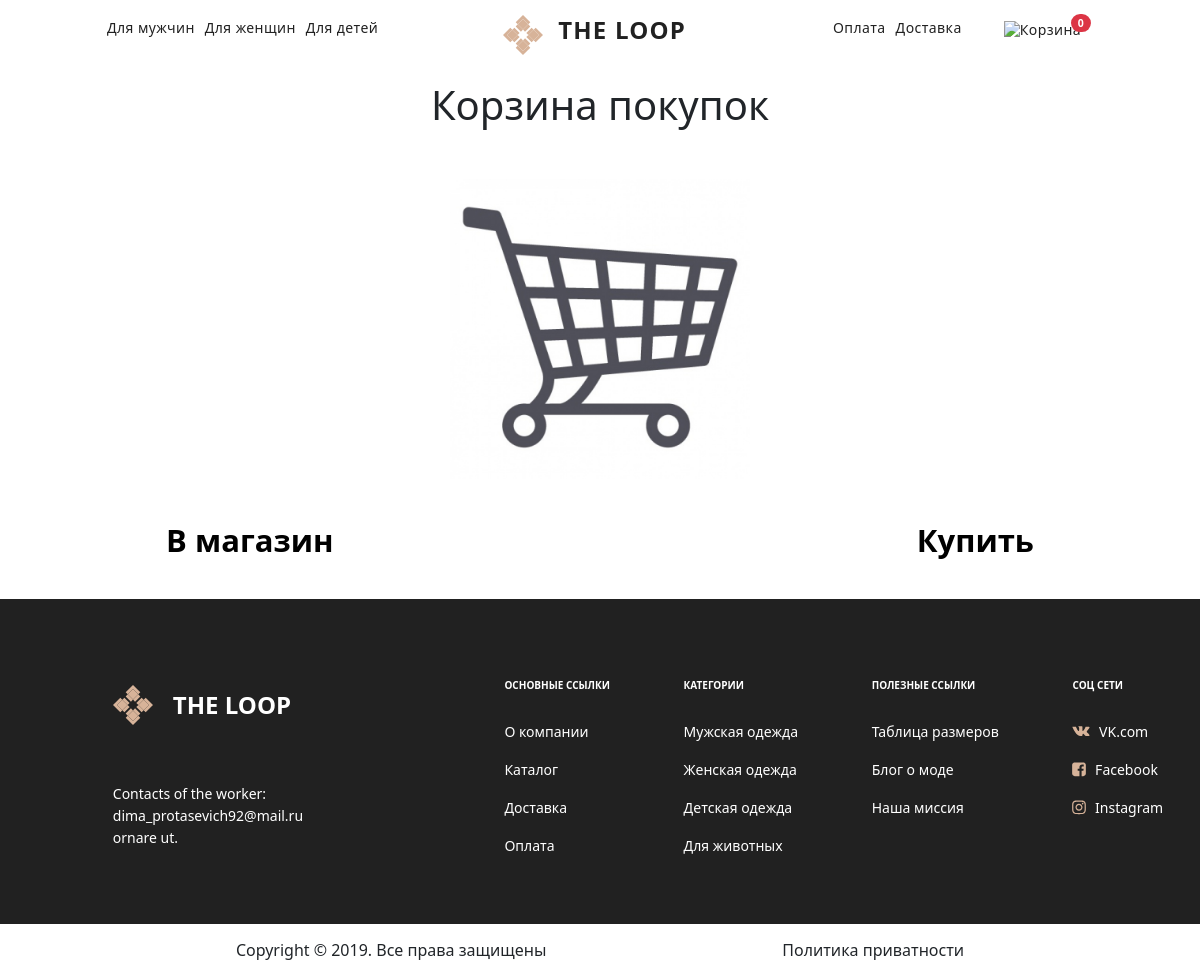
Page /cart/ on the committed database.
### loop/models.py (models this page shows, shortened)
class Category(models.Model):
    name = models.CharField(max_length=50, verbose_name='Категория')
    class Meta:
        verbose_name = 'Категория'
        verbose_name_plural = 'Категории'

### cart/views.py (the view)
# urls.py: path('', views.cart_detail, name='cart_detail'),
def cart_detail(request):
    cart = Cart(request)
    category = Category.objects.all()
    for item in cart:
        item['update_quantity_form'] = CartAddProductForm(initial={'quantity': item['quantity'],
                                                                   'update': True})
    return render(request, 'cart/detail.html', {'cart': cart, 'category': category})

### cart/cart.py (called while the page is built)
    def __iter__(self):
        product_ids = self.cart.keys()
        products = Product.objects.filter(id__in=product_ids)
        for product in products:
            self.cart[str(product.id)]['product'] = product
        for item in self.cart.values():
            item['price'] = Decimal(item['price'])
            item['total_price'] = item['price'] * item['quantity']
            yield item

    def sum_product(self):
        return sum(item['quantity'] for item in self.cart.values())

    def get_total_price(self):
        return sum(Decimal(item['price']) * item['quantity'] for item in self.cart.values())

### cart/context_processors.py (called while the page is built)
def cart(request):
    return {'cart': Cart(request)}

### cart/templates/cart/detail.html (shortened to what this page needs)
{% extends 'layout/basic.html' %}
{% load static %}
{% block content %}
<h1 class="top_category">Корзина покупок</h1>
{% if  cart.get_total_price != 0 %}
<table class="cart">
    <thead>
    <tr>
        <th>Изображение</th>
        <th>Товар</th>
        <th>Количество</th>
        <th>Удалить</th>
        <th>Цена за штуку</th>
        <th>Общая стоимость</th>
    </tr>
    </thead>
    <tbody>
    {% for item in cart %}
    {% with product=item.product %}
    <tr>
        <td>
            <a href="{{ product.get_absolute_url }}">
                <img class="cart_img" src=" {% if product.image %}{{ product.image.url }}{% else %}{% static 'img/no_image.png' %}{% endif %}"
                     width="160px" height="130px">
            </a>
        </td>
        <td>{{ product.name }}</td>
        <td>
            <form action="{% url 'cart:cart_add' product.id %}" method="post">
                {{ item.update_quantity_form.quantity }}
                {{ item.update_quantity_form.update }}
                <input class="header__button refresh" type="submit" value="Обновить">
                {% csrf_token %}
            </form>
        </td>
        <td><a class="delete" href="{% url 'cart:cart_remove' product.id %}">Удалить</a></td>
        <td class="num">{{ item.price }} ₽</td>
        <td class="num">{{ item.total_price }} ₽</td>
    </tr>
    {% endwith %}
    {% endfor %}
    <tr class="total">
        <td>Общая стоимость:</td>
        <td colspan="4"></td>
        <td class="num">{{ cart.get_total_price }} ₽</td>
        <td>{{ cart.sum_len }}</td>
    </tr>
    </tbody>
</table>
{% else %}
<p class="aligncenter">
    <img src="{% static 'image/cart.jpg' %}" width="300px">
</p>
{% endif %}
<p class="text-right">
    <a href="{% url 'index' %}" class="button light">В магазин</a>
    <a href="{% url 'orders:order_create' %}" class="button">Купить</a>
</p>
{% endblock %}

### loop/templates/layout/basic.html (shortened to what this page needs)
{% load static %}
{% load cache %}
<!DOCTYPE html>
<html lang="en">
<head>
    <link rel="stylesheet" href="style.css">
    <link rel="stylesheet" type="text/css" href="{% static 'market_shop/style.css' %}">
    <link href="https://cdn.jsdelivr.net/npm/bootstrap@5.0.1/dist/css/bootstrap.min.css" rel="stylesheet"
>
</head>
<body>
<div class="box__header">
    <div class="top_header">
        <div class="header">
            {% cache 100 'navbar' %}
            <ol class="header_left">
                {% for c in category %}
                <li><a class="header_link" href="{% url 'category' c.pk %}">{{ c.name }}</a></li>
                {% endfor %}
            </ol>
            <div class="header_center">
                <img class="header_img" src="{% static 'image/Frame.svg' %}" alt="Frame">
                <a class="header_text" href="{% url 'index' %}">the loop</a>
            </div>
            <ol class="header_right">
                <li><a class="header_link" href="">Оплата</a></li>
                <li><a class="header_link" href="{% url 'delivery' %}">Доставка</a></li>
                {% endcache %}
                <li><a class="header_link" href="{% url 'cart:cart_detail' %}">
                    <img class="basket" src="{% static 'image/Vector.png' %}" alt="Корзина">
                    <span class="position-absolute translate-middle badge rounded-pill bg-danger">
    {{ cart.sum_product }}
  </span>
                </a></li>
            </ol>
        </div>
    </div>
</div>
{% block content %}
{% endblock %}
{% block footer %}
{% cache 100 'footer' %}
<div>
    <div class="footer banner__top">
        <div class="king__blokc">
            <h2 class="footer__header big__header"><img class="footer__img" src="{% static 'image/Frame.svg' %}" alt="">
                the loop
            </h2>
            <p class="footer__text">Contacts of the worker: dima_protasevich92@mail.ru
                ornare ut.</p>
        </div>
        <div class="mini__bloc">
            <h3 class="footer__header">Основные ссылки</h3>
            <p class="footer__text">О компании</p>
            <p class="footer__text">Каталог</p>
            <p class="footer__text">Доставка</p>
            <p class="footer__text">Оплата</p>
        </div>
        <div class="mini__bloc">
            <h3 class="footer__header">Категории</h3>
            <p class="footer__text">Мужская одежда</p>
            <p class="footer__text">Женская одежда</p>
            <p class="footer__text">Детская одежда</p>
            <p class="footer__text">Для животных</p>
        </div>
        <div class="mini__bloc">
            <h3 class="footer__header">ПОЛЕЗНЫЕ ССЫЛКИ</h3>
            <p class="footer__text">Таблица размеров</p>
            <p class="footer__text">Блог о моде</p>
            <p class="footer__text">Наша миссия</p>
        </div>
        <div class="mini__bloc">
            <h3 class="footer__header">СОЦ СЕТИ</h3>
            <p class="footer__text"><img class="mini_img" src="{% static 'image/vk.svg' %}" alt="vk"> VK.com</p>
            <p class="footer__text"><img class="mini_img" src="{% static 'image/faceboock.svg' %}" alt="Facebook">
                Facebook</p>
            <p class="footer__text"><img class="mini_img" src="{% static 'image/inst.svg' %}" alt=""> Instagram</p>
        </div>
    </div>
    <div class="end__block">
        <p class="privat_pol">Copyright © 2019. Все права защищены</p>
        <p class="privat_pol">Политика приватности</p>
    </div>
</div>
{% endcache %}
{% endblock %}
</body>
</html>

### market_shop/static/market_shop/style.css (style rules this page uses)
html { min-height: 800px; background: #FFFFFF; }
.box__header { margin: 15px 109px 0px 75px; }
.header { display: flex; justify-content: space-between; }
.header .header_left { display: flex; list-style-type: none; }
.header .header_right { display: flex; list-style-type: none; }
.header .header_link { margin-right: 10px; list-style-type: none; font-weight: 500; font-size: 14px; line-height: 17px; letter-spacing: 0.03em; color: #212121; text-decoration: none; }
.basket { margin-top: 0px; margin-left: 32px; }
.header .header_img { width: 40px; height: 40px; }
.header .header_text { text-decoration: none; font-weight: 700; font-size: 24px; line-height: 29px; letter-spacing: 0.05em; text-transform: uppercase; color: #212121; margin-left: 15px; }
.header .header_center { display: flex; margin-top: 0px; }
.banner__top { left: 0px; top: 800px; background: #212121; min-height: 235px; margin-top: 50px; }
.footer { display: flex; justify-content: space-around; }
.footer__header { font-weight: 700; font-size: 10px; line-height: 12px; display: flex; align-items: center; text-transform: uppercase; color: #FFFFFF; margin-bottom: 30px; }
.big__header { font-size: 24px; margin-bottom: 58px; }
.footer__img { margin-right: 20px; }
.king__blokc { margin: 86px 118px 59px 76px; float: left; width: 200px; }
.footer__text { font-weight: 400; font-size: 14px; line-height: 22px; color: #FFFFFF; }
.mini__bloc { margin-top: 80px; }
.end__block { display: flex; justify-content: space-evenly; margin-top: 14px; }
.top_category { text-align: center; margin-top: 26px; }
.mini_img { margin-top: -4px; margin-right: 5px; }
.text-right { display: flex; justify-content: space-around; margin-top: 34px; }
.button { font-weight: 600; font-size: 31px; line-height: 17px; text-align: center; color: #000000; text-decoration: none; }
.light { margin-right: 251px; }
.aligncenter { text-align: center; margin-top: 50px; margin-bottom: 53px; }
.position-absolute { margin-top: 8px; }

### rows in the picture
Category: name "Для мужчин"
Category: name "Для женщин"
Category: name "Для детей"

### other values in the picture
{{ cart.sum_product }} "0"
